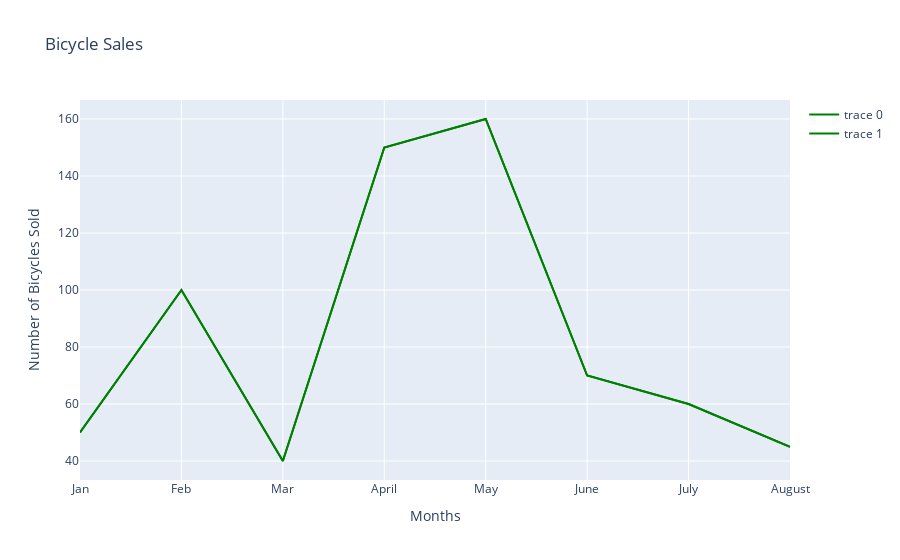

Here is the notebook cell this chart was saved with:
### Code cell
#Next we will create a line plot by using the add_trace function and use the go.scatter() function within it
# In go.Scatter we define the x-axis data,y-axis data and define the mode as lines with color of the marker as green
fig.add_trace(go.Scatter(x=months_array, y=numberofbicyclessold_array, mode='lines', marker=dict(color='green')))
fig.update_layout(title='Bicycle Sales', xaxis_title='Months', yaxis_title='Number of Bicycles Sold')
fig

### Figure 1 — Plotly figure (JSON) as saved in the notebook; plotly's stock layout.template omitted (floating-point values rounded to 4 significant figures)
{"data": [{"marker": {"color": "green"}, "mode": "lines", "type": "scatter", "x": ["Jan", "Feb", "Mar", "April", "May", "June", "July", "August"], "y": [50, 100, 40, 150, 160, 70, 60, 45]}, {"marker": {"color": "green"}, "mode": "lines", "type": "scatter", "x": ["Jan", "Feb", "Mar", "April", "May", "June", "July", "August"], "y": [50, 100, 40, 150, 160, 70, 60, 45]}], "layout": {"title": {"text": "Bicycle Sales"}, "xaxis": {"title": {"text": "Months"}}, "yaxis": {"title": {"text": "Number of Bicycles Sold"}}}}
